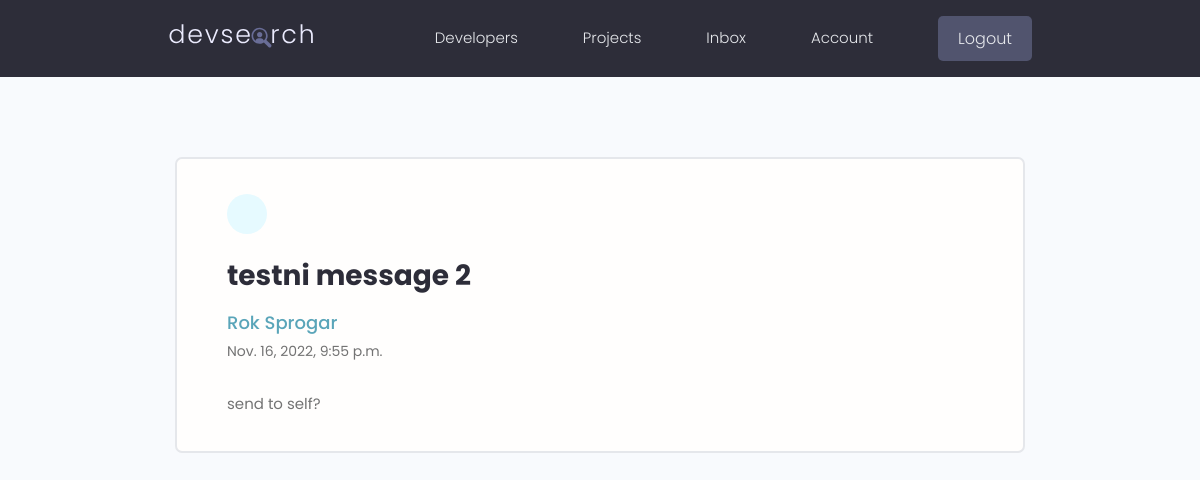
Screenshot of /message/ca450f51-a4ac-4562-9911-513b69fb2f24/ (signed in) with the database file from the repository.
### users/models.py (models this page shows, shortened)
class Message(models.Model):
    sender = models.ForeignKey(Profile, on_delete=models.SET_NULL, null= True, blank=True)
    recipient = models.ForeignKey(Profile, on_delete=models.SET_NULL, null=True, blank=True, related_name="messages")
    name = models.CharField(max_length=200, null=True, blank=True)
    email = models.EmailField(max_length=200, null=True, blank=True)
    subject = models.CharField(max_length=200, null=True, blank=True)
    body = models.TextField()
    is_read = models.BooleanField(default=False, null=True)
    created = models.DateTimeField(auto_now_add=True)
    id = models.UUIDField(default=uuid.uuid4, unique=True, primary_key=True, editable=False)
    class Meta:
        ordering = ['is_read', '-created']

### users/views.py (the view)
# urls.py: path('message/<str:pk>/', views.message, name="message"),
@login_required(login_url="login")
def message(request, pk):
    profile = request.user.profile
    messageObj = profile.messages.get(id=pk) # To make sure a user can only view his own messages.
    if not messageObj.is_read:
        messageObj.is_read = True
        messageObj.save()
    context = {'messageObj': messageObj}
    return render(request, 'users/message.html', context)

### users/templates/users/message.html (shortened to what this page needs)
{% extends 'layout.html' %}
{% block content %}
    <main class="messagePage my-xl">
        <div class="content-box">
            <div class="message">
                <a class="backButton" href="{% url 'inbox' %}"></a>
                <h2 class="message__subject">{{ messageObj.subject }}</h2>
                {% if messageObj.sender %}
                    <a href="{% url 'profile' messageObj.sender.id %}"
                       class="message__author">{{ messageObj.name }}</a>
                {% else %}
                    <p class="message__author">{{ messageObj.name }}</p>
                {% endif %}
                <p class="message__date">{{ messageObj.created }}</p>
                <div class="message__body">{{ messageObj.body|linebreaksbr }}</div>
            </div>
        </div>
    </main>
{% endblock content %}

### static/styles/app.css (style rules this page uses)
:root { --color-sub: #2d2d39; }
.content-box { width: 95%; max-width: 85rem; margin: 0 auto; }
.message { padding: 2.5rem 0; }
.message>a { display: flex; gap: 1rem; }
.message__author, .message__date { flex-basis: 25%; }
.message__subject { flex-basis: 50%; }
.message__date { text-align: right; }
.messagePage .message { list-style: none; background: var(--color-white); padding: 3.5rem 5rem; border: 2px solid var(--color-light); border-radius: 0.7rem; }
.messagePage .message__subject { font-size: 2.8rem; color: var(--color-sub); margin-bottom: 1rem; margin-top: 2rem; }
.messagePage .message__author { font-size: 1.8rem; font-weight: 500; }
.messagePage .message__date { font-size: 1.4rem; font-weight: 400; text-align: left; margin-bottom: 3rem; }
.backButton { background: var(--color-main-light); color: var(--color-main); width: 4rem; height: 4rem; display: flex; align-items: center; justify-content: center; border-radius: 50%; }

### static/uikit/styles/modules/_variables.css (style rules this page uses)
:root { --color-main: #5aa5b9; --color-main-light: #e6faff; --color-sub: #3f4156; --color-sub-light: #51546e; --color-sub-lighter: #ededfd; --color-text: #737373; --color-gray: #8b8b8b; --color-light: #e5e7eb; --color-light-gray: #767676; --color-bg: #f8fafd; --color-white: #fffefd; --color-white-light: #f3f3f3; --color-success: #359e64; --color-success-bg: #def8e8; --color-error: #fc4b0b; --color-error-bg: #fff2ee; --font-base: 'Poppins', arial, helvetica, 'Segoe UI', roboto, ubuntu, sans-serif; --font-monospace: 'Fira Code', 'Courier New', courier, monospace; --font-regular: 300; --font-medium: 500; --font-bold: 700; --generic-shadow: 1px 1px 5px #00000010; --generic-transition: all 0.3s ease-in-out; }

### static/uikit/styles/modules/_base.css (style rules this page uses)
* { margin: 0; padding: 0; box-sizing: border-box; text-rendering: optimizeLegibility; color: inherit; font-size: inherit; }
html { font-size: 50%; }
@media only screen and (min-width: 480px) { html { font-size: 56.25%; } }
@media only screen and (min-width: 1200px) { html { font-size: 62.5%; } }
body { line-height: 1.6; font-weight: 400; font-size: 1.5rem; color: var(--color-text); background-color: var(--color-bg); min-height: 100vh; }

### static/uikit/styles/modules/_typography.css (style rules this page uses)
* { font-family: var(--font-base); }
h2 { font-size: 3.6rem; font-weight: var(--font-bold); }
p, span, strong { font-size: 1.6rem; color: var(--color-text); font-weight: var(--font-regular); }
a { padding-bottom: 2px; text-decoration: none; display: inline-block; color: var(--color-main); font-weight: var(--font-medium); }

### static/uikit/styles/modules/_utilities.css (style rules this page uses)
.my-xl { margin: 8rem auto; }

### rows the page displays
Message: subject "testni message 2", name "Rok Sprogar", created "Nov. 16, 2022, 9:55 p.m.", body "send to self?"
